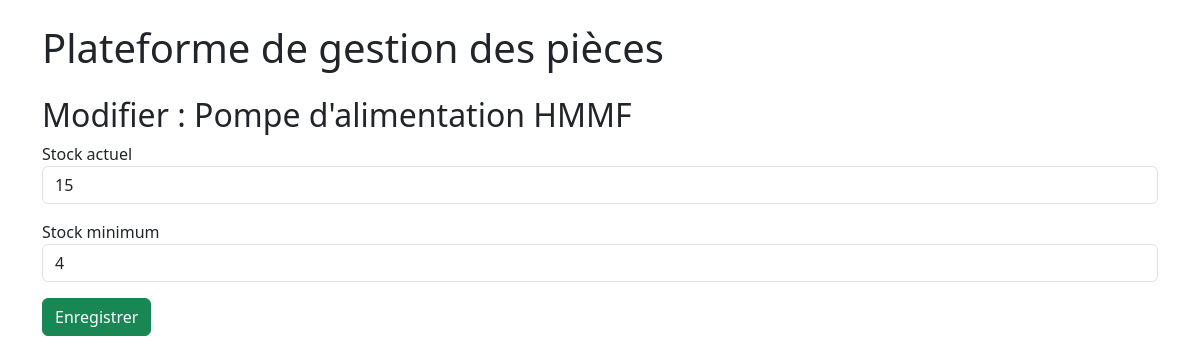
Page /pieces/1/edit on the committed database.
### tables this page shows
CREATE TABLE "pieces" (
"description" TEXT,
  "tag_no" TEXT,
  "type" TEXT,
  "valeur_nominale" TEXT,
  "unite" TEXT,
  "duree_vie_mois" INTEGER,
  "frequence_remplacement_mois" INTEGER,
  "cout_unitaire_eur" REAL,
  "stock_actuel" INTEGER,
  "stock_minimum" INTEGER,
  "criticite" TEXT,
  "emplacement_stock" TEXT,
  "fournisseur" TEXT,
  "pays_fournisseur" TEXT
);

### routes/routes.py (the view)
    @app.route('/pieces/<int:piece_id>/edit', methods=['GET', 'POST'])
    def edit_piece(piece_id):
        db = get_db()
        if request.method == 'POST':
            db.execute('UPDATE pieces SET stock_actuel = ?, stock_minimum = ? WHERE rowid = ?',
                      (request.form['stock_actuel'], request.form['stock_minimum'], piece_id))
            db.commit()
            return redirect(url_for('detail_piece', piece_id=piece_id))
        piece = db.execute('SELECT rowid, * FROM pieces WHERE rowid = ?', (piece_id,)).fetchone()
        if piece is None:
            abort(404)
        return render_template('piece_edit.html', piece=piece)

### models/models.py (called while the page is built)
def get_db():
    if 'db' not in g:
        g.db = sqlite3.connect(current_app.config['DATABASE'])
        g.db.row_factory = sqlite3.Row
    return g.db

### templates/piece_edit.html
{% extends 'layout.html' %}
{% block content %}
<h2>Modifier : {{ piece['description'] }}</h2>
<form method="post">
    <div class="mb-3">
        <label>Stock actuel</label>
        <input type="number" name="stock_actuel" value="{{ piece['stock_actuel'] }}" class="form-control" required>
    </div>
    <div class="mb-3">
        <label>Stock minimum</label>
        <input type="number" name="stock_minimum" value="{{ piece['stock_minimum'] }}" class="form-control" required>
    </div>
    <button type="submit" class="btn btn-success">Enregistrer</button>
</form>
{% endblock %}

### rows in the picture
pieces: description "Pompe d'alimentation HMMF", stock_actuel "15", stock_minimum "4"
